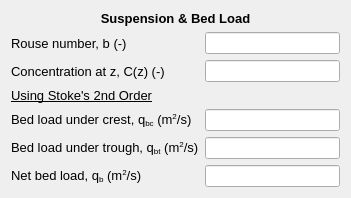
     <widget class="QWidget" name="formLayoutWidget_9">
      <property name="geometry">
       <rect>
        <x>410</x>
        <y>350</y>
        <width>351</width>
        <height>170</height>
       </rect>
      </property>
      <layout class="QFormLayout" name="formLayout_11">
       <item row="0" column="0" colspan="2">
        <widget class="QLabel" name="materialProperties_lbl_3">
         <property name="font">
          <font>
           <family>MS Shell Dlg 2</family>
           <pointsize>10</pointsize>
           <weight>75</weight>
           <bold>true</bold>
          </font>
         </property>
         <property name="text">
          <string>&lt;html&gt;&lt;head/&gt;&lt;body&gt;&lt;p align=&quot;center&quot;&gt;Suspension &amp;amp; Bed Load&lt;/p&gt;&lt;/body&gt;&lt;/html&gt;</string>
         </property>
        </widget>
       </item>
       <item row="1" column="0">
        <widget class="QLabel" name="rouse_Wave_lbl">
         <property name="font">
          <font>
           <family>MS Shell Dlg 2</family>
           <pointsize>10</pointsize>
          </font>
         </property>
         <property name="text">
          <string>Rouse number, b (-)</string>
         </property>
        </widget>
       </item>
       <item row="1" column="1">
        <widget class="QLineEdit" name="rouse_Wave_txt">
         <property name="readOnly">
          <bool>true</bool>
         </property>
        </widget>
       </item>
       <item row="2" column="0">
        <widget class="QLabel" name="concentration_Wave_lbl">
         <property name="font">
          <font>
           <family>MS Shell Dlg 2</family>
           <pointsize>10</pointsize>
          </font>
         </property>
         <property name="text">
          <string>Concentration at z, C(z) (-)</string>
         </property>
        </widget>
       </item>
       <item row="2" column="1">
        <widget class="QLineEdit" name="concentration_Wave_txt">
         <property name="readOnly">
          <bool>true</bool>
         </property>
        </widget>
       </item>
       <item row="6" column="0">
        <widget class="QLabel" name="qb_Wave_lbl">
         <property name="font">
          <font>
           <family>MS Shell Dlg 2</family>
           <pointsize>10</pointsize>
          </font>
         </property>
         <property name="text">
          <string>&lt;html&gt;&lt;head/&gt;&lt;body&gt;&lt;p&gt;Net bed load, q&lt;span style=&quot; vertical-align:sub;&quot;&gt;b&lt;/span&gt; (m&lt;span style=&quot; vertical-align:super;&quot;&gt;2&lt;/span&gt;/s)&lt;/p&gt;&lt;/body&gt;&lt;/html&gt;</string>
         </property>
        </widget>
       </item>
       <item row="6" column="1">
        <widget class="QLineEdit" name="qb_Wave_txt">
         <property name="readOnly">
          <bool>true</bool>
         </property>
        </widget>
       </item>
       <item row="4" column="0">
        <widget class="QLabel" name="qbC_Wave_lbl">
         <property name="font">
          <font>
           <family>MS Shell Dlg 2</family>
           <pointsize>10</pointsize>
          </font>
         </property>
         <property name="text">
          <string>&lt;html&gt;&lt;head/&gt;&lt;body&gt;&lt;p&gt;Bed load under crest, q&lt;span style=&quot; vertical-align:sub;&quot;&gt;bc&lt;/span&gt; (m&lt;span style=&quot; vertical-align:super;&quot;&gt;2&lt;/span&gt;/s)&lt;/p&gt;&lt;/body&gt;&lt;/html&gt;</string>
         </property>
        </widget>
       </item>
       <item row="5" column="0">
        <widget class="QLabel" name="qbT_Wave_lbl">
         <property name="font">
          <font>
           <family>MS Shell Dlg 2</family>
           <pointsize>10</pointsize>
          </font>
         </property>
         <property name="text">
          <string>&lt;html&gt;&lt;head/&gt;&lt;body&gt;&lt;p&gt;Bed load under trough, q&lt;span style=&quot; vertical-align:sub;&quot;&gt;bt&lt;/span&gt; (m&lt;span style=&quot; vertical-align:super;&quot;&gt;2&lt;/span&gt;/s)&lt;/p&gt;&lt;/body&gt;&lt;/html&gt;</string>
         </property>
        </widget>
       </item>
       <item row="5" column="1">
        <widget class="QLineEdit" name="qbT_Wave_txt">
         <property name="readOnly">
          <bool>true</bool>
         </property>
        </widget>
       </item>
       <item row="4" column="1">
        <widget class="QLineEdit" name="qbC_Wave_txt">
         <property name="readOnly">
          <bool>true</bool>
         </property>
        </widget>
       </item>
       <item row="3" column="0">
        <widget class="QLabel" name="stokes_lbl">
         <property name="font">
          <font>
           <family>MS Shell Dlg 2</family>
           <pointsize>10</pointsize>
           <underline>true</underline>
          </font>
         </property>
         <property name="text">
          <string>Using Stoke's 2nd Order</string>
         </property>
        </widget>
       </item>
      </layout>
     </widget>
